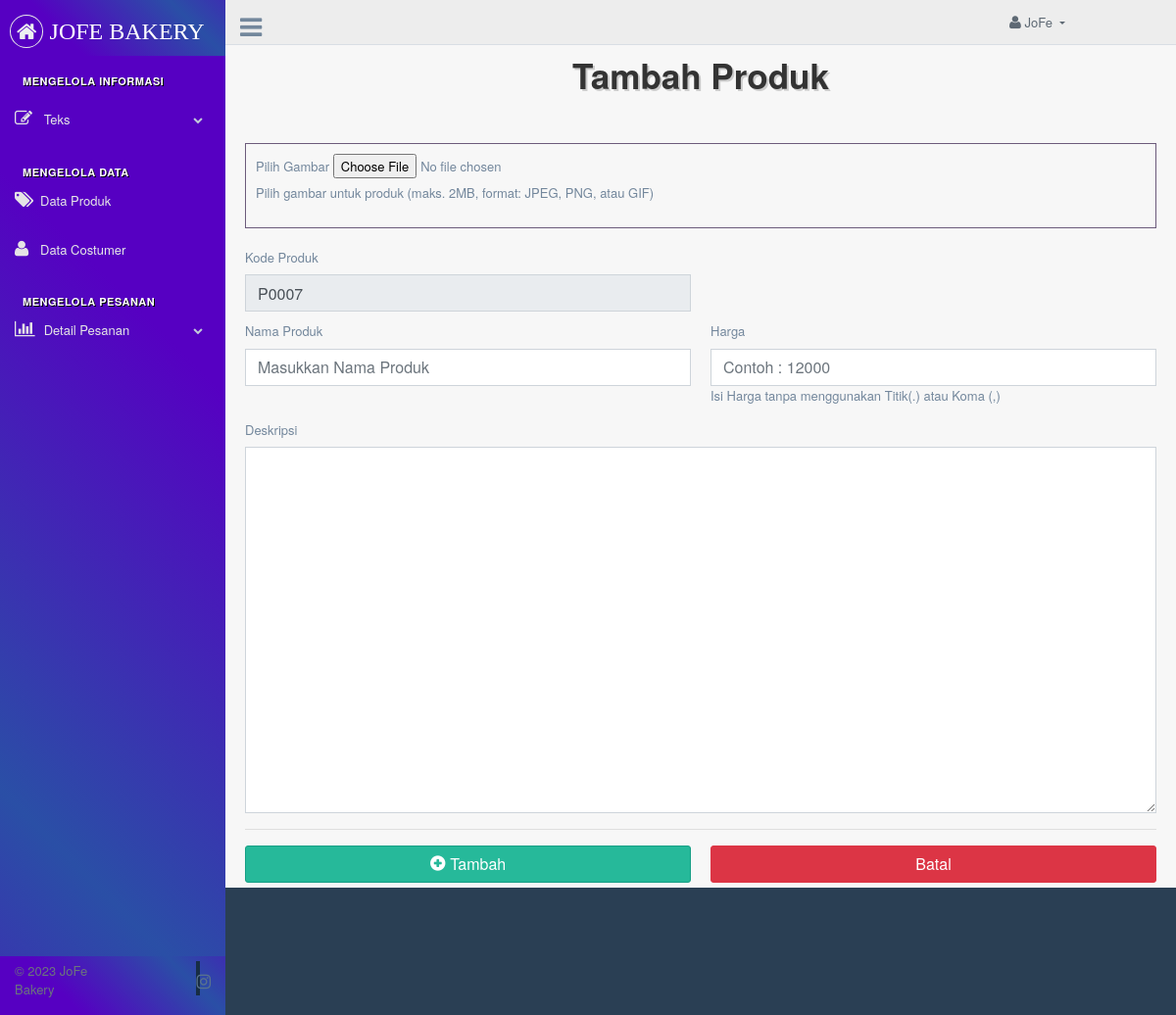
The app's page /admin/tm_produk.php (signed in), older data.
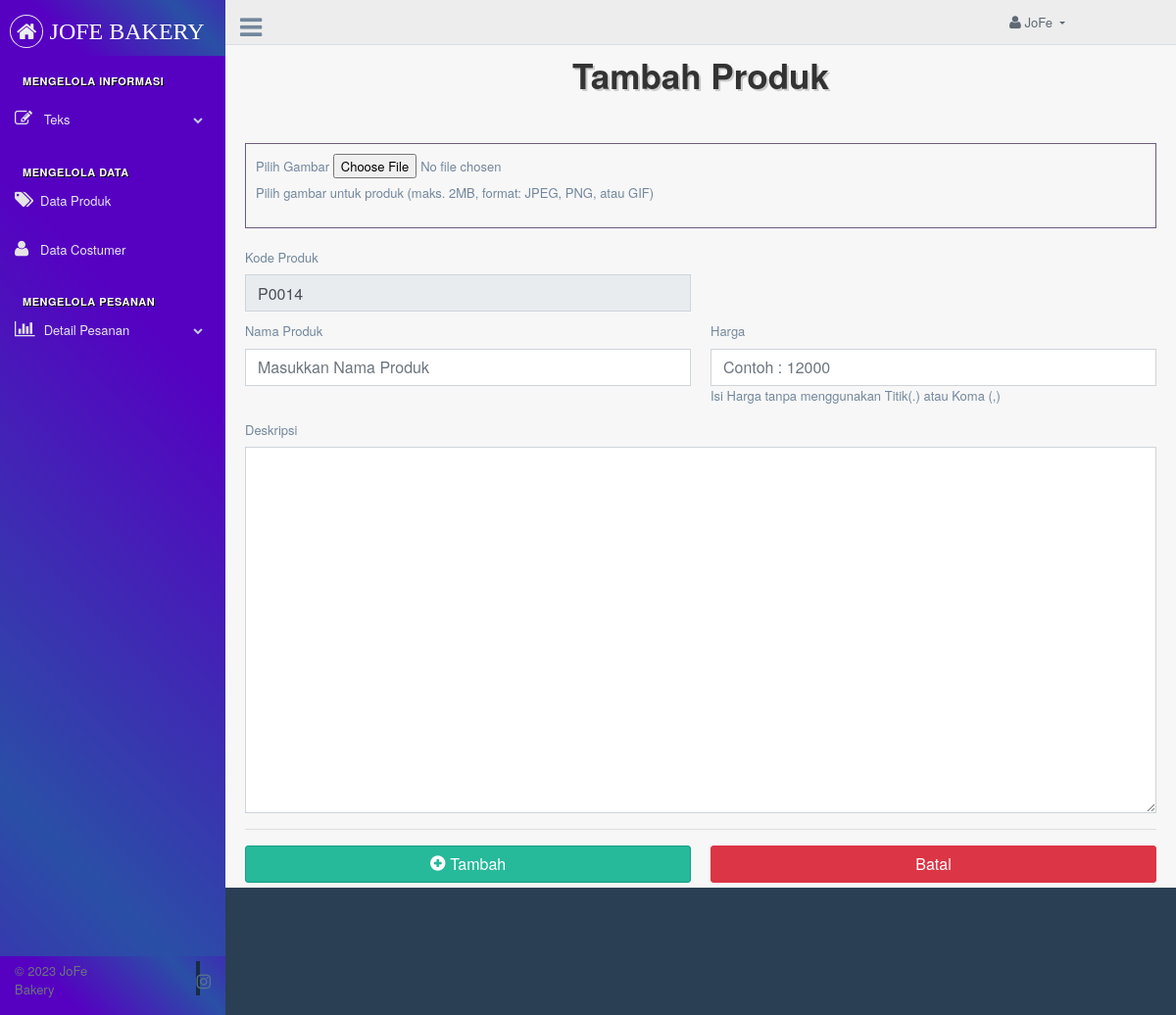
The same page, newer data.
### tables this page shows
CREATE TABLE `produk` (
  `kode_produk` varchar(100) NOT NULL,
  `nama` varchar(100) NOT NULL,
  `image` text NOT NULL,
  `deskripsi` text NOT NULL,
  `harga` int(11) NOT NULL,
  `id` int(11) DEFAULT NULL,
  `id_keranjang` int(11) DEFAULT NULL
);

### admin/tm_produk.php (the view, shortened to what the changed rows need)
<?php
include '../koneksi/koneksi.php';
?>
<!DOCTYPE html>
<html lang="en">
<head>
    <link href="vendors/bootstrap/dist/css/bootstrap.min.css" rel="stylesheet">
    <link href="vendors/font-awesome/css/font-awesome.min.css" rel="stylesheet">
    <link href="vendors/nprogress/nprogress.css" rel="stylesheet">
    <link href="vendors/google-code-prettify/bin/prettify.min.css" rel="stylesheet">
    <link href="build/css/custom.min.css" rel="stylesheet">
</head>
<body class="nav-md">
    <div class="container body">
        <div class="main_container" style="background-color: #5600c2;
    background-image: linear-gradient(45deg, #5600c2 25%, #2A4FA6 50%, #5600c2 75%);
    background-size: 200% 200%;">
            <?php
            $kode = mysqli_query($conn, "SELECT kode_produk from produk order by kode_produk desc");
            $data = mysqli_fetch_assoc($kode);
            $num = substr($data['kode_produk'], 1, 4);
            $add = (int) $num + 1;
            if (strlen($add) == 1) {
                $format = "P000" . $add;
            } else if (strlen($add) == 2) {
                $format = "P00" . $add;
            } else if (strlen($add) == 3) {
                $format = "P0" . $add;
            } else {
                $format = "P" . $add;
            }
            ?>
            <div class="right_col" role="main">
                <div class="container" style="margin-bottom:14%;">
                    <h1 class="text-center mb-5"
                        style="font-size: 35px; font-weight: bold; color: #333; text-shadow: 2px 2px #ccc; font-family: 'Helvetica Neue', sans-serif;">
                        Tambah Produk</h1>
                    <form action="proses/tm_produk.php" method="POST" enctype="multipart/form-data">
                        <div class="row">
                            <div class="col-md-6">
                                <div class="form-group">
                                    <label for="kode_produk">Kode Produk</label>
                                    <input type="text" class="form-control" id="kode_produk"
                                        placeholder="Masukkan Nama Produk" disabled value="<?= $format; ?>">
                                </div>
                            </div>
                        </div>
                    </form>
                </div>
            </div>
        </div>
    </div>
</body>
</html>

Row changes from the older to the newer data that the page shows:
no longer on this page (row edited): produk: kode_produk "P0007"
added produk: kode_produk "P0014"
